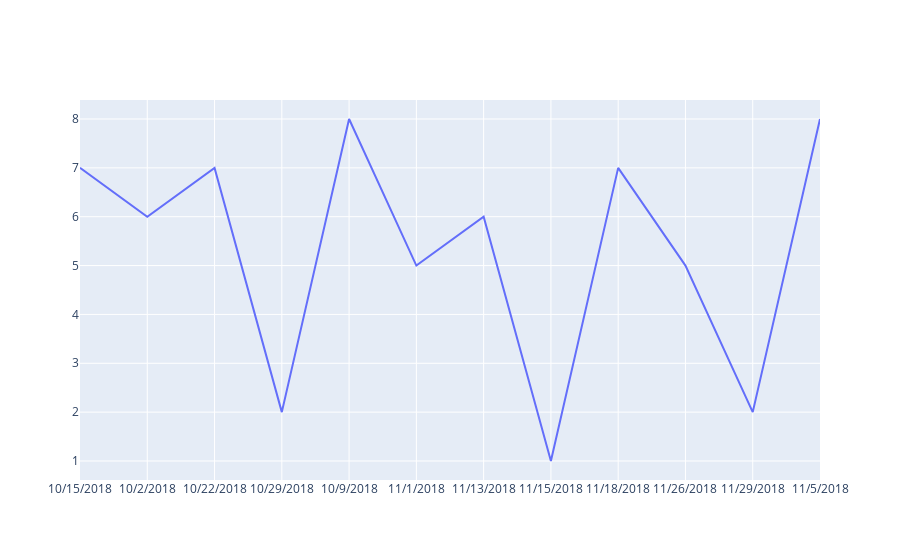
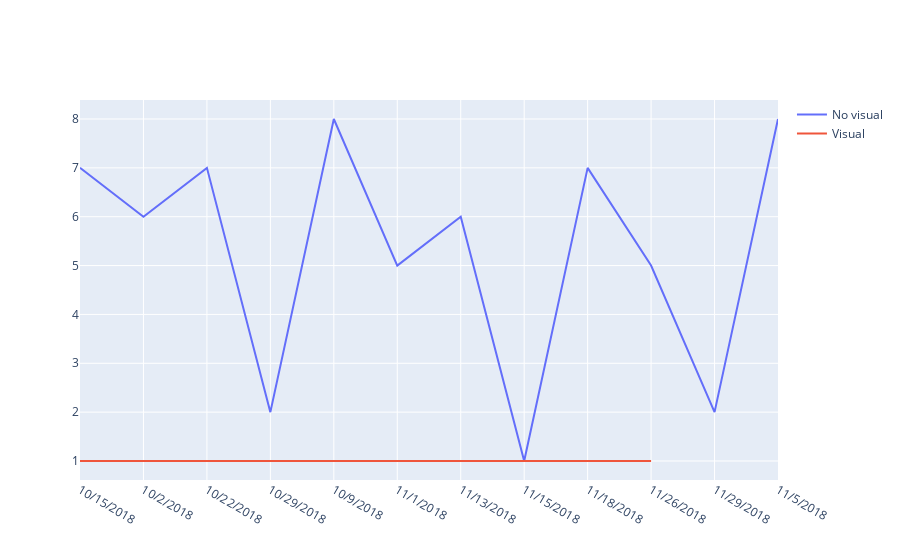
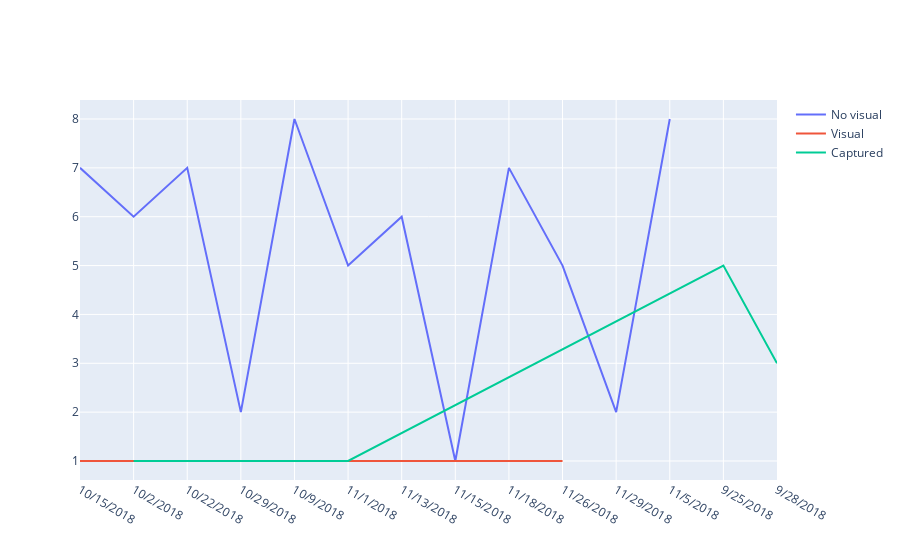

Notebook code for these charts, in order:
### Code cell
reduced_df = df[df.Subsite=="SE Pond"].groupby(["SurveyDate","Detection"])["Site"].count().reset_index().rename(columns={'Site':'Totals'})
fig=go.Figure()
for i in (reduced_df["Detection"].unique()):
    fig.add_trace(go.Scatter(x=reduced_df[reduced_df.Detection ==i]["SurveyDate"], y=reduced_df[reduced_df.Detection ==i]["Totals"], mode='lines',
        name=i , #reduced_df[reduced_df.Detection ==i]["Detection"],
    #   line=dict(color=colors[i], width=line_size[i]),
        connectgaps=True,
    ))
    fig.show()

### Figure 1 — Plotly figure (JSON) as saved in the notebook; plotly's stock layout.template omitted (floating-point values rounded to 4 significant figures)
{"data": [{"connectgaps": true, "mode": "lines", "name": "No visual", "type": "scatter", "x": ["10/15/2018", "10/2/2018", "10/22/2018", "10/29/2018", "10/9/2018", "11/1/2018", "11/13/2018", "11/15/2018", "11/18/2018", "11/26/2018", "11/29/2018", "11/5/2018"], "y": [7, 6, 7, 2, 8, 5, 6, 1, 7, 5, 2, 8]}], "layout": {}}

### Figure 2 — Plotly figure (JSON) as saved in the notebook; plotly's stock layout.template omitted (floating-point values rounded to 4 significant figures)
{"data": [{"connectgaps": true, "mode": "lines", "name": "No visual", "type": "scatter", "x": ["10/15/2018", "10/2/2018", "10/22/2018", "10/29/2018", "10/9/2018", "11/1/2018", "11/13/2018", "11/15/2018", "11/18/2018", "11/26/2018", "11/29/2018", "11/5/2018"], "y": [7, 6, 7, 2, 8, 5, 6, 1, 7, 5, 2, 8]}, {"connectgaps": true, "mode": "lines", "name": "Visual", "type": "scatter", "x": ["10/15/2018", "10/2/2018", "10/22/2018", "11/13/2018", "11/15/2018", "11/18/2018", "11/26/2018"], "y": [1, 1, 1, 1, 1, 1, 1]}], "layout": {}}

### Figure 3 — Plotly figure (JSON) as saved in the notebook; plotly's stock layout.template omitted (floating-point values rounded to 4 significant figures)
{"data": [{"connectgaps": true, "mode": "lines", "name": "No visual", "type": "scatter", "x": ["10/15/2018", "10/2/2018", "10/22/2018", "10/29/2018", "10/9/2018", "11/1/2018", "11/13/2018", "11/15/2018", "11/18/2018", "11/26/2018", "11/29/2018", "11/5/2018"], "y": [7, 6, 7, 2, 8, 5, 6, 1, 7, 5, 2, 8]}, {"connectgaps": true, "mode": "lines", "name": "Visual", "type": "scatter", "x": ["10/15/2018", "10/2/2018", "10/22/2018", "11/13/2018", "11/15/2018", "11/18/2018", "11/26/2018"], "y": [1, 1, 1, 1, 1, 1, 1]}, {"connectgaps": true, "mode": "lines", "name": "Captured", "type": "scatter", "x": ["10/2/2018", "11/1/2018", "9/25/2018", "9/28/2018"], "y": [1, 1, 5, 3]}], "layout": {}}
